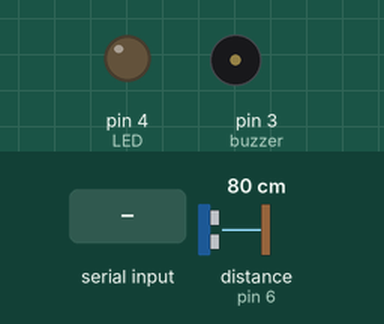
Recording of a sketch running on a simulated Arduino Uno, built with avr-gcc and run on an emulated ATmega328P. Shown: output pins drawn as LEDs (lit = HIGH), buzzer (waves = sounding, pin HIGH). Wiring (inferred from the names in the program): ultrasonic range finder: trigger pin 10; echo pin 6. The inputs (shaded band) are chosen by the test bench; at power-on: distance to the obstacle (sensor on pin 6) 80 cm. The echo pulse lasts 58.3 µs per cm; pins used as bus, display or sensor lines are not drawn; what the sketch prints to the serial monitor is not drawn.

Above: at 1.2 s.
1.3 s: distance to the obstacle (sensor on pin 6) set to 2 cm
2.8 s: byte 255 (255) received over Serial
At 3.9 s:
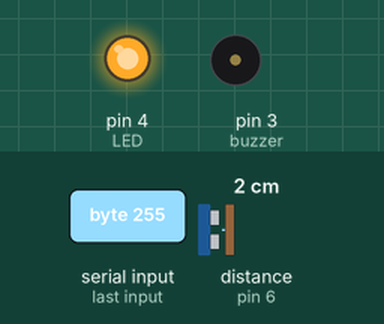
4.3 s: distance to the obstacle (sensor on pin 6) set to 35 cm
Timing chart, 0 to 7.3 s (numbered marks = the images above; inputs shaded):
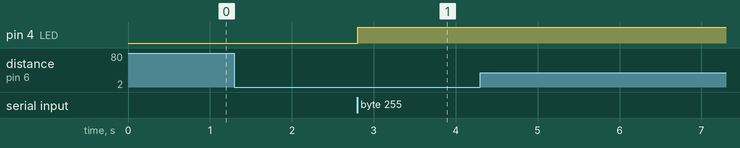

The sketch:

UltraSonic_Buzzer.ino
```cpp
#define echoPin 6 // attach pin D2 Arduino to pin Echo of HC-SR04
#define trigPin 10 //attach pin D3 Arduino to pin Trig of HC-SR04
#define buzzer 3 //buzzer
#define LED 4 //led
// defines variables
long duration; // variable for the duration of sound wave travel
int distance; // variable for the distance measurement
int curr = 0;
int receivedData=0;

void setup() {
  pinMode(trigPin, OUTPUT); // Sets the trigPin as an OUTPUT
  pinMode(echoPin, INPUT); // Sets the echoPin as an INPUT
  pinMode(buzzer, OUTPUT);
  pinMode(LED,OUTPUT);
  Serial.begin(9600); // // Serial Communication is starting with 9600 of baudrate speed
   // print some text in Serial Monitor

}


void sendDistanceData(){
  int value = distance;
  const byte data [] = {0,0,highByte(value),lowByte(value)};
  Serial.write(data, 4); // send 0,0, "high byte", "low byte"
  Serial.println(); // send "newline"

}

void loop() {

  if(distance<2000 && distance !=10 && distance != 0 && distance !=266){
    sendDistanceData();

  }

  receivedData = Serial.read();


  if(receivedData == 255){
    digitalWrite(LED, HIGH);
  }

  if(receivedData==254){
    digitalWrite(LED, LOW);
  }

  // Clears the trigPin condition
  digitalWrite(trigPin, LOW);
  delayMicroseconds(2);
  // Sets the trigPin HIGH (ACTIVE) for 10 microseconds
  digitalWrite(trigPin, HIGH);
  delayMicroseconds(10);
  digitalWrite(trigPin, LOW);
  // Reads the echoPin, returns the sound wave travel time in microseconds
  duration = pulseIn(echoPin, HIGH);
  // Calculating the distance
  distance = duration * 0.034 / 2; // Speed of sound wave divided by 2 (go and back)
  // Displays the distance on the Serial Monitor

  if ((distance > curr+20) || (distance < curr-20)){
    digitalWrite(buzzer,HIGH);
    curr = distance;

  }
  else{
    digitalWrite(buzzer,LOW);
    curr = distance;
  }

}
```

Measured:
- after the input at 2.8 s, pin 4 (LED): LOW → HIGH at once
